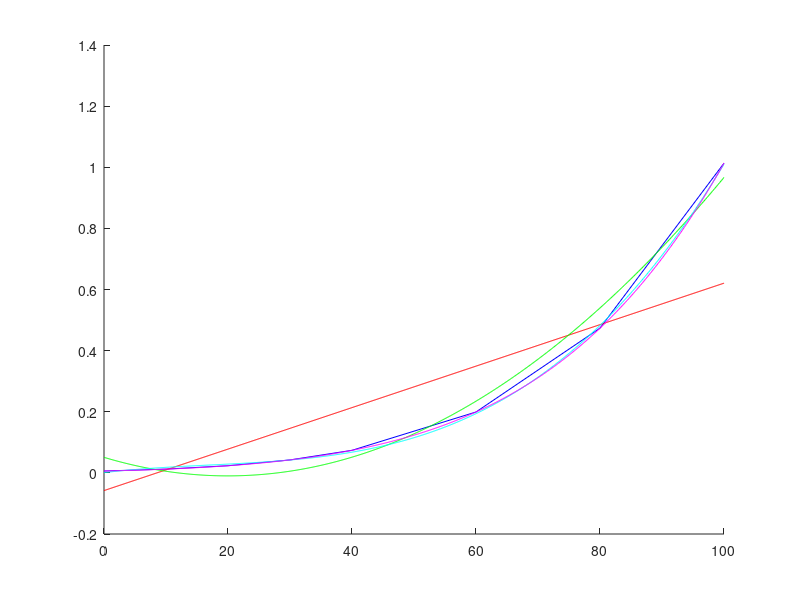

Source code (MATLAB):
t = [0,10,20,30,40,60,80,100];
p = [0.0061,0.0123,0.0234,0.0424,0.0738,0.1992,0.4736,1.0133];

% a. Best liniar least squares polynomial

% Lecture 6 - 3.8
A = [sum(t.^2), sum(p); sum(t), length(t)];
B = [sum(t.*p); sum(p)];

X = linsolve(A,B)
fprintf('Polynomial =%f x + %f\n',X);

% use it to approximate pressure P at T = 45 degrees
approx = polyval(X, 45)

% b. other 2 least squares approx for given data, for 2 different degrees
% of polynomials

% p = polyfit(x,y,n) returns the coefficients for a polynomial p(x) of 
% degree n that is a best fit (in a least-squares sense) for the data in y.
% The coefficients in p are in descending powers, and the length of p is n+1

p1 = polyfit(t, p, 2);
fprintf("Polynomial 1: %f * x^2 + %f * x + %f \n", p1);

p2 = polyfit(t, p, 3);
fprintf("Polynomial 2: %f * x^3 + %f * x^2 + %f * x + %f \n", p2);

% Find their values for T = 45
p1_approx = polyval(p1, 45)
p2_approx = polyval(p2, 45)

% c. Compute in all three cases the approximation errors
% P(45) = 0.095848

exact_value = 0.095848;
error_a = abs(exact_value - approx)
error_b = abs(exact_value - p1_approx)
error_c = abs(exact_value - p2_approx)

% d. Plot the interpolation points, the 3 least squares approximants and
% the interpolation polynomial in the same figure

hold on
interpolation_polynomial = polyfit(t,p,7);
plot(t, p, 'b'); 

xx = [0:0.1:100];
plot(xx, polyval(X, xx), 'r-');
plot(xx, polyval(p1, xx), 'g-');
plot(xx, polyval(p2, xx), 'c-');
plot(xx, polyval(interpolation_polynomial, xx), 'm-');
